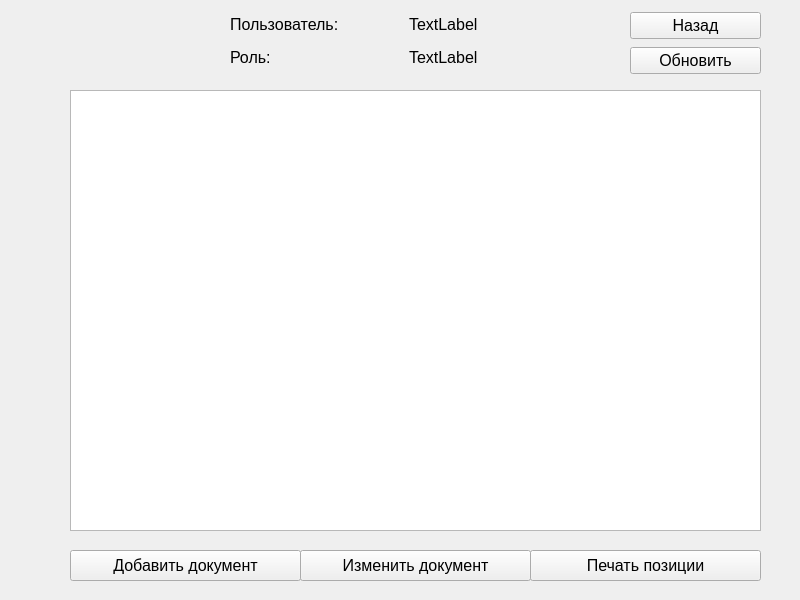
<?xml version="1.0" encoding="UTF-8"?>
<ui version="4.0">
 <class>MainUsersWorkersTransfer</class>
 <widget class="QMainWindow" name="MainUsersWorkersTransfer">
  <property name="geometry">
   <rect>
    <x>0</x>
    <y>0</y>
    <width>800</width>
    <height>600</height>
   </rect>
  </property>
  <property name="windowTitle">
   <string>Наклдадные о перемещении</string>
  </property>
  <property name="windowIcon">
   <iconset resource="src.qrc">
    <normaloff>:/images/img/logopm.png</normaloff>:/images/img/logopm.png</iconset>
  </property>
  <property name="styleSheet">
   <string notr="true">#centralwidget{
	border-image: url(:/images/img/fonpril.png);
}</string>
  </property>
  <widget class="QWidget" name="centralwidget">
   <widget class="QWidget" name="layoutWidget_2">
    <property name="geometry">
     <rect>
      <x>230</x>
      <y>10</y>
      <width>351</width>
      <height>61</height>
     </rect>
    </property>
    <layout class="QVBoxLayout" name="verticalLayout_3">
     <item>
      <layout class="QHBoxLayout" name="horizontalLayout_3">
       <item>
        <widget class="QLabel" name="label_3">
         <property name="font">
          <font>
           <pointsize>12</pointsize>
          </font>
         </property>
         <property name="text">
          <string>Пользователь:</string>
         </property>
        </widget>
       </item>
       <item>
        <widget class="QLabel" name="lblUser">
         <property name="font">
          <font>
           <pointsize>12</pointsize>
          </font>
         </property>
         <property name="text">
          <string>TextLabel</string>
         </property>
        </widget>
       </item>
      </layout>
     </item>
     <item>
      <layout class="QHBoxLayout" name="horizontalLayout_4">
       <item>
        <widget class="QLabel" name="label_4">
         <property name="font">
          <font>
           <pointsize>12</pointsize>
          </font>
         </property>
         <property name="text">
          <string>Роль:                </string>
         </property>
        </widget>
       </item>
       <item>
        <widget class="QLabel" name="lblPost">
         <property name="font">
          <font>
           <pointsize>12</pointsize>
          </font>
         </property>
         <property name="text">
          <string>TextLabel</string>
         </property>
        </widget>
       </item>
      </layout>
     </item>
    </layout>
   </widget>
   <widget class="QPushButton" name="pbAdd">
    <property name="geometry">
     <rect>
      <x>70</x>
      <y>550</y>
      <width>231</width>
      <height>31</height>
     </rect>
    </property>
    <property name="font">
     <font>
      <pointsize>12</pointsize>
     </font>
    </property>
    <property name="text">
     <string>Добавить документ</string>
    </property>
   </widget>
   <widget class="QWidget" name="layoutWidget">
    <property name="geometry">
     <rect>
      <x>630</x>
      <y>10</y>
      <width>131</width>
      <height>68</height>
     </rect>
    </property>
    <layout class="QVBoxLayout" name="verticalLayout_4">
     <item>
      <widget class="QPushButton" name="btnClose">
       <property name="font">
        <font>
         <pointsize>12</pointsize>
        </font>
       </property>
       <property name="text">
        <string>Назад</string>
       </property>
      </widget>
     </item>
     <item>
      <widget class="QPushButton" name="btnRefresh">
       <property name="font">
        <font>
         <pointsize>12</pointsize>
        </font>
       </property>
       <property name="text">
        <string>Обновить</string>
       </property>
      </widget>
     </item>
    </layout>
   </widget>
   <widget class="QPushButton" name="pbPrint">
    <property name="geometry">
     <rect>
      <x>530</x>
      <y>550</y>
      <width>231</width>
      <height>31</height>
     </rect>
    </property>
    <property name="font">
     <font>
      <pointsize>12</pointsize>
     </font>
    </property>
    <property name="text">
     <string>Печать позиции</string>
    </property>
   </widget>
   <widget class="QTableView" name="tbSklad">
    <property name="geometry">
     <rect>
      <x>70</x>
      <y>90</y>
      <width>691</width>
      <height>441</height>
     </rect>
    </property>
   </widget>
   <widget class="QPushButton" name="pbEdit">
    <property name="geometry">
     <rect>
      <x>300</x>
      <y>550</y>
      <width>231</width>
      <height>31</height>
     </rect>
    </property>
    <property name="font">
     <font>
      <pointsize>12</pointsize>
     </font>
    </property>
    <property name="text">
     <string>Изменить документ</string>
    </property>
   </widget>
  </widget>
 </widget>
 <resources>
  <include location="src.qrc"/>
 </resources>
 <connections/>
</ui>
